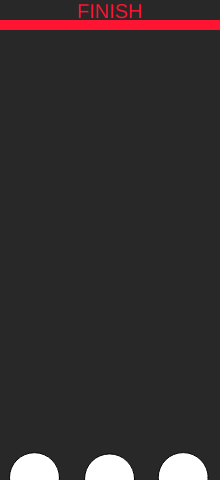
Frame 1 (no input)
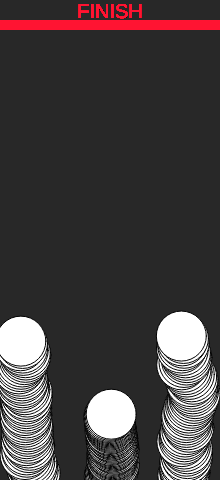
Frame 60 (no input)
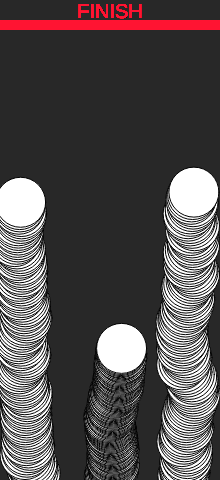
Frame 120 (the mouse pressed at the canvas centre since frame 60)

The p5.js sketch that drew these frames (run headless with seeded random() and noise() and a simulated clock; from frame 60 on, the mouse is pressed at the canvas centre):

// p5.js sketch
// ── sketch.js
var rocket1;
var rocket2;
var rocket3;

function setup() {
  createCanvas(220, 480);
  background(40);
  circle1 = new Circle(width * .16, height/1, 50);
  circle2 = new Circle(width * .50, height/1, 50);
  circle3 = new Circle(width * .84, height/1, 50);
}

function draw() {
  circle1.move();
  circle1.display();
  circle2.move();
  circle2.display();
  circle3.move();
  circle3.display();
  rectMode(CENTER);

  push();
  {
    noStroke();
    fill(280, 20, 50);
    rect(0, 25, 480, 10)
  }
  pop();
  push();
  textFont("Arial")
  textAlign(CENTER);
  textSize(20);
  fill(280, 20, 50);
  text("FINISH", width/2, 18);
  pop();
}

function Circle(tempX, tempY, tempDiameter) {
  this.x = tempX;
  this.y = tempY;
  this.diameter = tempDiameter;
  this.speed = random(.6,3);


this.move = function() {
this.x += random(this.speed, -this.speed);
this.y += random(-this.speed, -this.speed);
  };

this.display = function() {
  ellipse(this.x, this.y, this.diameter, this.diameter);
  };
}
